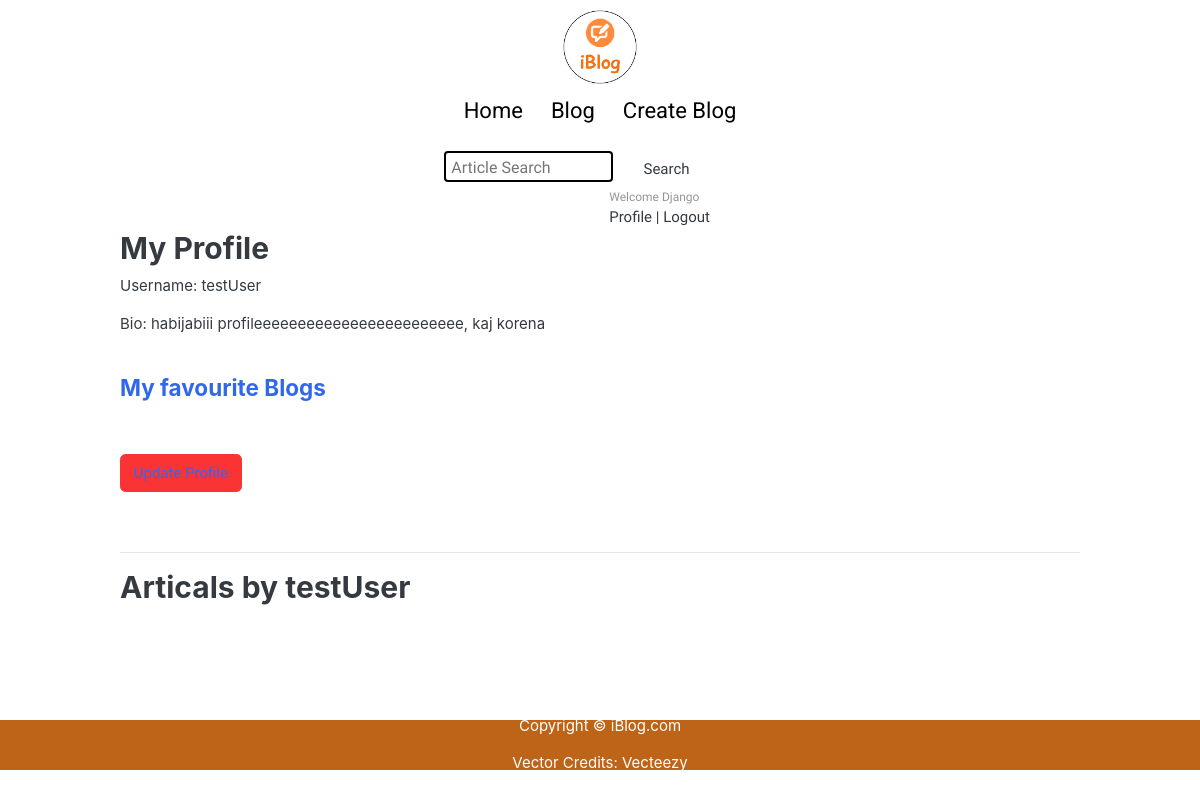
Page /account/profile/testUser/ (signed in) on the earlier database version.
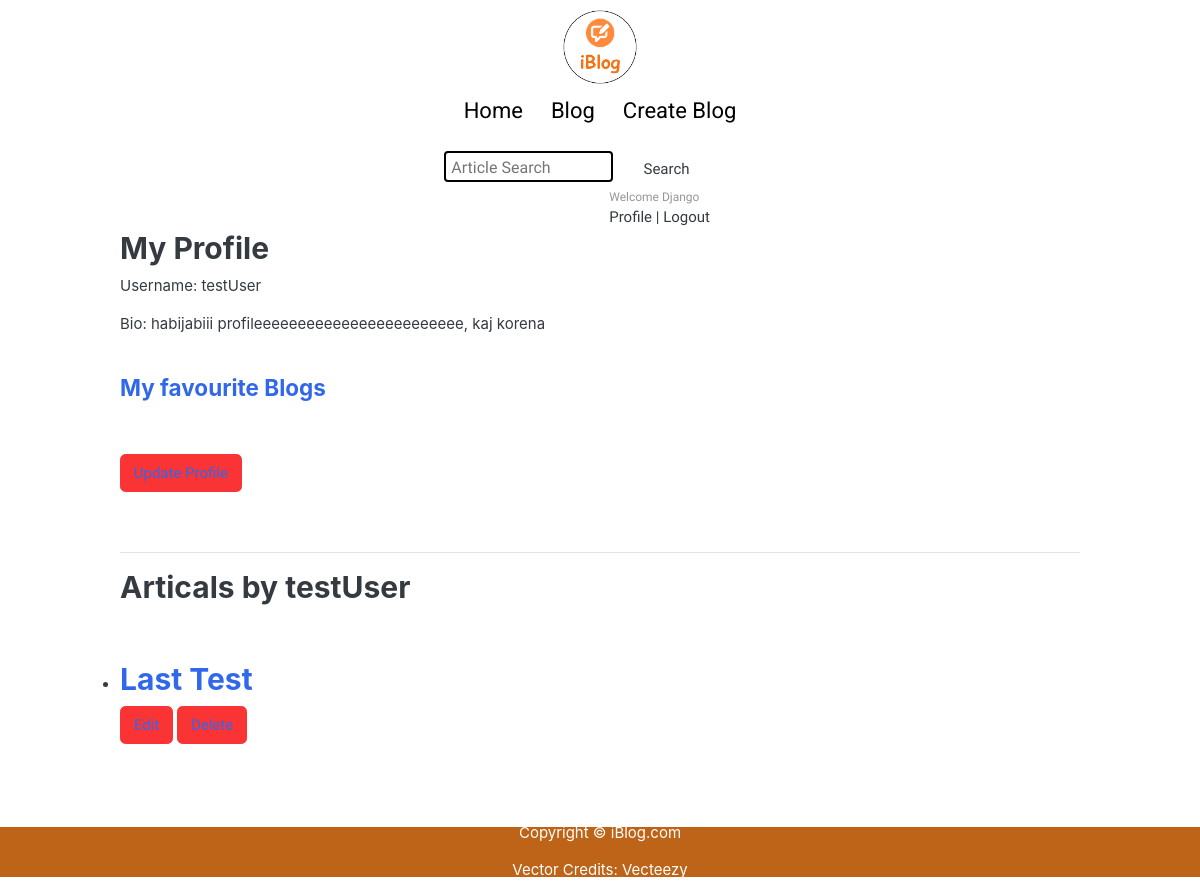
Same page on the later database version.
### blog/models.py (models this page shows, shortened)
class Post(models.Model):
    title = models.CharField(max_length=200)
    body = models.TextField()
    categories = models.ManyToManyField(Category)
    author = models.ForeignKey(User, on_delete=models.CASCADE)
    image = models.ImageField(upload_to='photos/blog', blank=True)
    date = models.DateTimeField(auto_now_add=True)
    modified_date = models.DateTimeField(auto_now=True)

### accounts/views.py (the view)
# urls.py: path('profile/<str:username>/', views.author_profile, name='profile'),
@login_required
def author_profile(request, username):
    author = get_object_or_404(User, username=username)
    blogs = Post.objects.filter(author=author)
    try:
        profile = Profile.objects.get(user=author)
    except Profile.DoesNotExist:
        profile = Profile.objects.create(user=author)
    context = {'author': author, 'blogs': blogs, 'profile': profile}
    return render(request, 'accounts/profile.html', context)

### accounts/templates/accounts/profile.html (shortened to what this page needs)
{% extends "base.html" %}
{% block body %}
<div style="width: 80%; margin: auto;">
  <div >
    <h2>My Profile</h2>
    <p>Username: {{ profile.user.username }}</p>
    <p>Bio: {{ profile.bio }}</p>
    <br>
    <h4><a href="{% url 'bookmarks_list' %}">My favourite Blogs</a></h4>
    <br><br>
    <form method="post" enctype="multipart/form-data">
      <button class="btn btn-danger text-white" type="submit"><a href="{% url 'profile_update' %}">Update Profile</a></button>
    </form>
  </div>
  <br><br>
  <div>
    <hr>
  </div>
  <div>
    <h2>Articals by {{ author.username }}</h2>
    <br><br>
    <ul>
      {% for blog in blogs %}
      <li><a href="{% url 'blog_detail' blog.id %}">
          <h2>{{blog.title }}</h2>
        </a></li>
      <button class="btn btn-danger text-white"><a href="{% url 'update_blog' blog.id %}">Edit</a></button>
      <button class="btn btn-danger text-white"><a href="{% url 'delete_blog' blog.id %}">Delete</a></button>
      <br><br>
      {% endfor %}
      <br><br>
    </ul>
  </div>
</div>
{% endblock %}

Differences in the rows shown:
added Post: title "Last Test"
